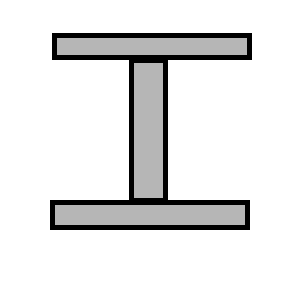
%> input picture Pictures/map_4_d.png, 300 x 300 px
$ octave RRTconnectgreedy.m   (GNU Octave 9; MATLAB toolbox functions it lacks are replaced by stand-ins)
%> lines starting %> are read from the running program, lines starting %| are printed output that depends on the picture; in (x1, y1, x2, y2) boxes, pixels count from 0 and x2, y2 are one past the last pixel; in counts of white or black regions, pixels touching at a corner belong together; the program's own positions count from 1
clear;close all;

% Algorithm Parameters
max_iter = 30000000;
step_size = 15;
goal_radius = 6;
max_attempt = 5;

% Options
show_runtime=1; % choose 1 to show the runtime plot (slow)
profile on;

% img1 = imread("Pictures/map_1_d.png");
% img1 = imread("Pictures/map_2_d.png");
% img1 = imread("Pictures/map_3_d.png");
img1 = imread("Pictures/map_4_d.png");
%> img1 is the input picture: size 300x300x3 uint8; min 0, max 255, mean 229.4
% img1 = imread("Pictures/maze3.jpg");


img = imbinarize(im2gray(img1), 0.8);
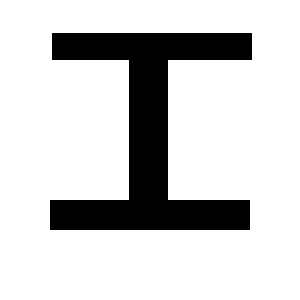
%> img: size 300x300 logical; 81.3% white; 1 black region, box (x1, y1, x2, y2) and area: (50, 33, 252, 230) 16860
se = strel('disk', 2);
img = ~imdilate(~img, se);
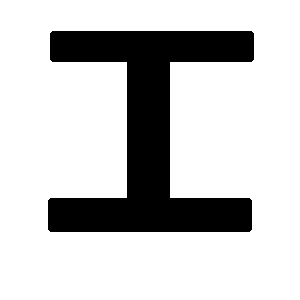
%> img: size 300x300 logical; 78.8% white; 1 black region, box (x1, y1, x2, y2) and area: (48, 31, 254, 232) 19084
map_size = size(img);
%> map_size = [300 300]


figure;
set(gcf, 'Position', [100, 100, 800, 600]);
imshow(img, 'InitialMagnification', 'fit');
hold on;
title('Select START point, then GOAL point');


%> (the run ends here)

$ run again, with Pictures/map_2_d.png copied over Pictures/map_4_d.png
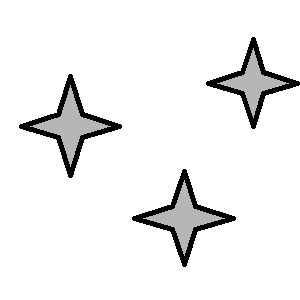
%> input picture Pictures/map_2_d.png, 300 x 300 px
%> img1 is the input picture: size 300x300x3 uint8; min 0, max 255, mean 239.1
%> `img = imbinarize(im2gray(img1), 0.8);`:
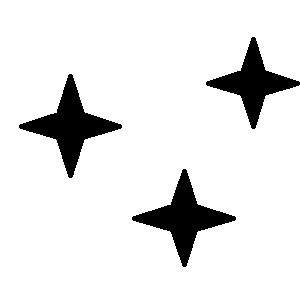
%> img: size 300x300 logical; 90.3% white; 3 black regions, box (x1, y1, x2, y2) and area: (19, 74, 122, 178) 3128, (132, 169, 236, 267) 2995, (206, 37, 300, 129) 2567
%> `img = ~imdilate(~img, se);`:
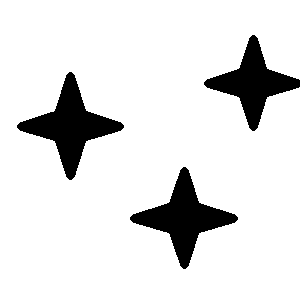
%> img: size 300x300 logical; 88.3% white; 3 black regions, box (x1, y1, x2, y2) and area: (17, 72, 124, 180) 3757, (130, 167, 238, 269) 3608, (204, 35, 300, 131) 3124

$ run again, with Pictures/map_3_d.png copied over Pictures/map_4_d.png
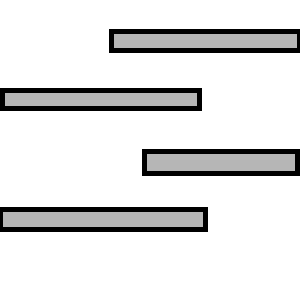
%> input picture Pictures/map_3_d.png, 300 x 300 px
%> img1 is the input picture: size 300x300x3 uint8; min 0, max 255, mean 223.4
%> `img = imbinarize(im2gray(img1), 0.8);`:
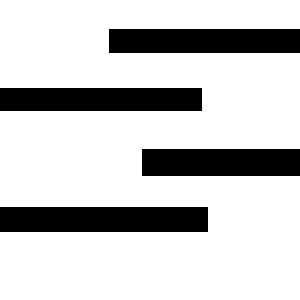
%> img: size 300x300 logical; 79.2% white; 4 black regions, box (x1, y1, x2, y2) and area: (0, 207, 208, 232) 5200, (0, 88, 202, 111) 4646, (109, 29, 300, 53) 4584, (142, 149, 300, 176) 4266
%> `img = ~imdilate(~img, se);`:
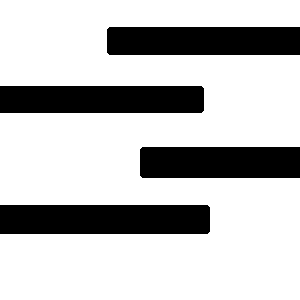
%> img: size 300x300 logical; 75.6% white; 4 black regions, box (x1, y1, x2, y2) and area: (0, 205, 210, 234) 6084, (0, 86, 204, 113) 5502, (107, 27, 300, 55) 5398, (140, 147, 300, 178) 4954
